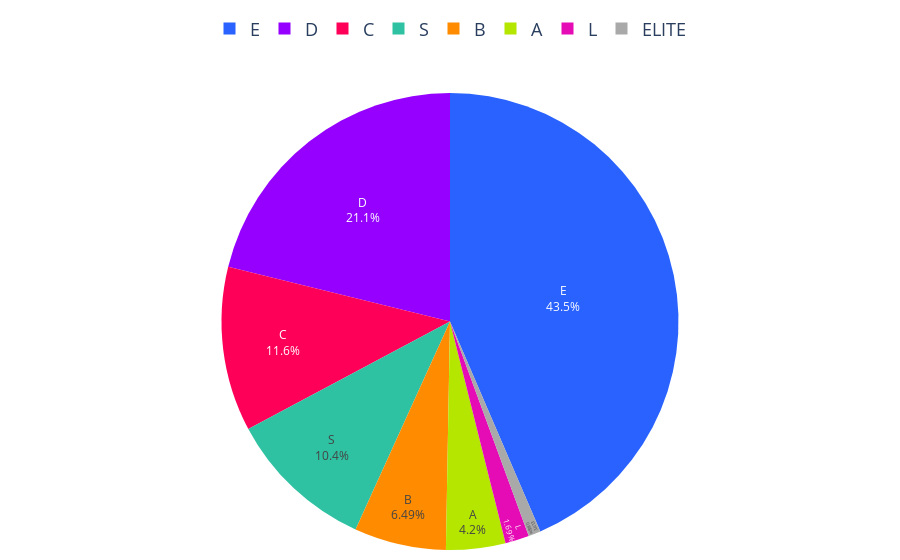

Write notebook code for a chart like this one.
### Code cell
# Datos proporcionados
colores = ['#2962ff', '#9500ff', '#ff0059', '#ff8c00', '#b4e600', '#2EC2A2', '#E50CB6', '#A9A9A9']  # Añadimos gris

porcentajes = creditos_segmentos_2024['Porcentaje']
labels = creditos_segmentos_2024['Segmento']

# Asignar un color gris para los segmentos que no tengan porcentaje
# Crear un diccionario de colores con todos los segmentos, asignando gris a los que no tienen porcentaje
colores_segmentos = {segmento: colores[i] if segmento in labels.values else '#A9A9A9' 
                     for i, segmento in enumerate(segmentos)}

# Ordenar los segmentos según el orden deseado
orden_segmentos = ["E", "D", "C", "B", "A", "S", "L", "ELITE"]

# Crear lista de colores y valores en el orden especificado
colores_ordenados = [colores_segmentos.get(segmento, '#A9A9A9') for segmento in orden_segmentos]
valores_ordenados = [porcentajes[labels == segmento].sum() if segmento in labels.values else 0 for segmento in orden_segmentos]

# Crear gráfico de pastel
fig = go.Figure(data=[go.Pie(
    labels=orden_segmentos, 
    values=valores_ordenados, 
    marker=dict(colors=colores_ordenados)
)])

# Configuración de texto dentro del gráfico
fig.update_traces(
    textinfo='percent+label',  # Mostrar porcentaje y etiquetas
    textposition='inside'     # Ubicar texto dentro de las secciones
)

# Configuración de la leyenda
fig.update_layout(
    margin=dict(l=10, r=10, t=10, b=10),  # Ajusta los márgenes
    legend=dict(                  # Personaliza la leyenda
        x=0.5,  # Posición horizontal centrada
        y=1.1,  # Posición vertical ajustada al top
        font=dict(size=18),  # Tamaño de la fuente
        xanchor='center',  # Ancla en el centro horizontal
        yanchor='bottom',  # Ancla en la parte inferior de la leyenda
        orientation='h'  # Cambiar orientación de la leyenda a horizontal
    ),
    xaxis=dict(tickangle=45),  # Ajusta el ángulo de los ticks en el eje X
    yaxis=dict(tickangle=45),   # Ajusta el ángulo de los ticks en el eje Y
    autosize=True,
    showlegend=True  # Mostrar la leyenda
)

# Función para exportar la gráfica como archivo HTML con configuración personalizada
def guardar_grafico_como_html(fig, nombre_archivo, carpeta='assets/graficas'):
    if not os.path.exists(carpeta):
        os.makedirs(carpeta)
    
    # Configuración para desactivar herramientas no deseadas
    config = {
        'displaylogo': False,  # Ocultar logo de Plotly
        'modeBarButtonsToRemove': [
            'toImage',       # Botón de guardar como imagen
            'resetScale2d',  # Reset de ejes (no aplica aquí, pero lo incluimos como ejemplo)
            'zoom2d',        # Botón de zoom
            'pan2d',         # Botón de desplazamiento
        ]
    }
    # Exportar el gráfico con configuración
    pio.write_html(fig, f'{carpeta}/{nombre_archivo}.html', config=config)

# Exportar el gráfico
guardar_grafico_como_html(fig, 'g_pie_dist_creditos_segmento_2024', carpeta='assets/graficas')

# Mostrar el gráfico
fig.show()

### Figure 1 — Plotly figure (JSON) as saved in the notebook; plotly's stock layout.template omitted (floating-point values rounded to 4 significant figures)
{"data": [{"labels": ["E", "D", "C", "B", "A", "S", "L", "ELITE"], "marker": {"colors": ["#2962ff", "#9500ff", "#ff0059", "#ff8c00", "#b4e600", "#2EC2A2", "#E50CB6", "#A9A9A9"]}, "textinfo": "percent+label", "textposition": "inside", "type": "pie", "values": [43.53, 21.14, 11.65, 6.495, 4.195, 10.43, 1.693, 0.8648]}], "layout": {"autosize": true, "legend": {"font": {"size": 18}, "orientation": "h", "x": 0.5, "xanchor": "center", "y": 1.1, "yanchor": "bottom"}, "margin": {"b": 10, "l": 10, "r": 10, "t": 10}, "showlegend": true, "xaxis": {"tickangle": 45}, "yaxis": {"tickangle": 45}}}
